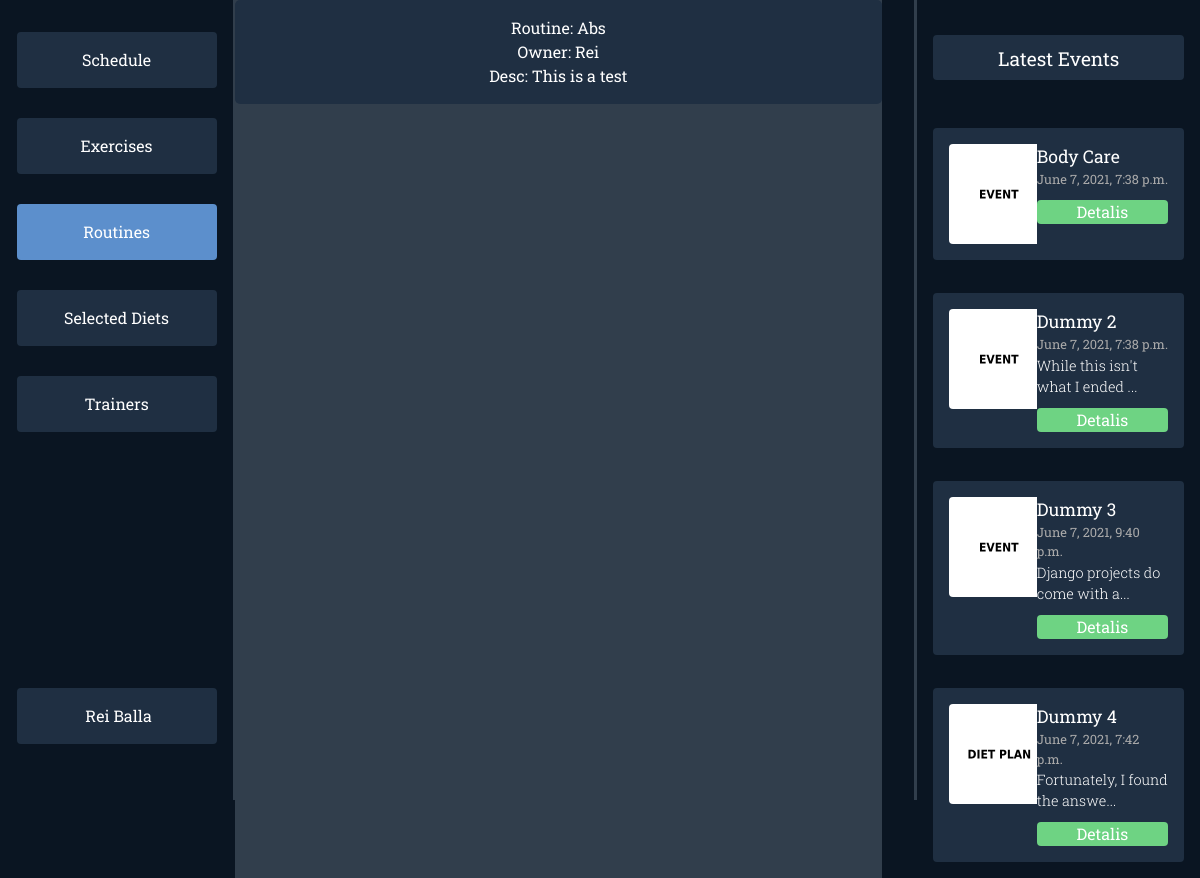
Screenshot of /dashboard/routines/ (signed in) with the database file from the repository.
### dashboards/models.py (models this page shows, shortened)
class Routine(models.Model):
    owner = models.OneToOneField(User, on_delete=models.CASCADE, null=True)
    title = models.CharField(max_length=60, blank=True)
    desc = models.TextField(blank=True)
    thumbnail = models.ImageField(
        upload_to='routines/', default='routines/default.jpg')
    DAYS_OPTIONS = (('mon', 'Monday'), ('tue', 'Tuesday'),
                    ('wed', 'Wednesday'), ('thu', 'Thurday'),
                    ('fri', 'Friday'), ('sat', 'Saturday'),
                    ('sun', 'Sunday'))
    days = MultiSelectField(choices=DAYS_OPTIONS, default=DAYS_OPTIONS[0])

class Event(models.Model):
    title = models.CharField(max_length=60, blank=True)
    date = models.DateTimeField(default=datetime.datetime.now(), blank=True)
    desc = models.TextField(blank=True)
    thumbnail = models.ImageField(
        upload_to='events/', default='events/default.jpg')

### dashboards/views.py (the view)
# urls.py: path('routines/', views.routines, name='userdashboard-routines'),
@login_required(login_url='login')
def routines(request):
    navigation = {
        'schedule': {
            'name': 'Schedule',
            'isActive': False,
            'url': 'schedule'
        },
        'exercises': {
            'name': 'Exercises',
            'isActive': False,
            'url': 'exercises'
        },
        'routines': {
            'name': 'Routines',
            'isActive': True,
            'url': 'routines'
        },
        'diets': {
            'name': 'Selected Diets',
            'isActive': False,
            'url': 'diets'
        },
        'trainers': {
            'name': 'Trainers',
            'isActive': False,
            'url': 'trainers'
        },
    }
    events = Event.objects.all()[:4]
    routines = Routine.objects.all()
    context = {'options': navigation, 'events': events, 'routines': routines}
    return render(request, 'dashboards/user/routines.html', context)

### dashboards/templates/dashboards/user/routines.html (shortened to what this page needs)
{% extends 'dashboards/user/dashboard.html' %}
{% load static %}
{% block styles %}
<link rel="stylesheet" href="{% static 'css/dashboards/routines.css' %}">
{% endblock styles %}
{% block middle %}
{% for routine in routines %}
    <div class="routine-card">
        <div class="routine-title">Routine: {{routine.title}}</div>
        <div class="routine-owner">Owner: {{routine.owner.username}}</div>
        <div class="routine-desc">Desc: {{routine.desc}}</div>
    </div>
{% endfor %}
{% endblock middle %}

### dashboards/templates/dashboards/user/dashboard.html (shortened to what this page needs)
{% load static %}
<html>
  <head>
    <link rel="stylesheet" href="https://maxcdn.bootstrapcdn.com/bootstrap/4.0.0/css/bootstrap.min.css">
    <link rel="stylesheet" href="{% static 'css/dashboards/main.css' %}">
    {% block styles %}
    {% endblock styles %}
  </head>
  <body>
  {% block content %}
  {% if user.is_authenticated %}
  <div class="mycontainer">
    <div class="navigation">
      <div class="nav-col">
        <div class="options">
          {% for key, item in options.items %}
            {% if item.isActive %}
            <div class="option-active"><a href="/dashboard/{{item.url}}">{{ item.name }}</a></div>
            {% else %}
            <div class="option"><a href="/dashboard/{{item.url}}">{{ item.name }}</a></div>
            {% endif %}
          {% endfor %}
        </div>
        <div class="user-btn">
          <span>{{user.first_name}}<span> </span>{{user.last_name}}</span>
        </div>
      </div>
      <div class="divider"></div>
    </div>
    <div class="middle">
    {% block middle %}
    {% endblock middle %}
    </div>
    <div class="events-section">
      <div class="divider"></div>
      <div class="events">
        <div class="latest">
          Latest Events
        </div>
        <div class="items overflow-auto">
        {% for item in events %}
          <div class="event-item">
            <div class="event-item-left">
              <div class="event-thumb"><img src="{{item.thumbnail.url}}"></div>
            </div>
            <div class="event-item-right">
              <div class="title">{{item.title}}</div>
              <div class="date">{{item.date}}</div>
              {% if item.desc|length > 30 %}
                <div class="desc">{{item.desc|slice:":30"}}...</div>
              {% else %}
                <div class="desc">{{item.desc}}</div>
              {% endif %}
              <div class="details">Detalis</div>
            </div>
          </div>
        {% endfor %}
        </div>
      </div>
    </div>
  </div>
  {% endif %}
  {% endblock content %}
  </body>
<html>

### static/css/dashboards/main.css (style rules this page uses)
* { margin: 0; font-family: "Roboto Slab", serif; overflow: hidden; }
body { background-color: #0a1522; }
.mycontainer { display: flex; flex-direction: row; justify-content: space-between; }
.navigation { width: 20vw; }
.nav-col { display: flex; flex-direction: column; align-items: flex-end; margin: 1em; }
.options { margin-left: 7em; display: flex; flex-direction: column; justify-content: space-between; margin-top: 1em; height: 50vh; }
.option { background-color: #1f2f42; color: #fff; padding: 1em; padding-right: 1em; padding-left: 1em; width: 200px; text-align: center; border-radius: 4px; }
.option-active { background-color: #5c8fcc; color: #fff; padding: 1em; padding-right: 1em; padding-left: 1em; width: 200px; text-align: center; border-radius: 4px; }
.option a, .option-active a { color: white; }
.user-btn { background-color: #1f2f42; color: #fff; padding: 1em; padding-right: 1em; padding-left: 1em; width: 200px; text-align: center; border-radius: 4px; margin-top: 16em; }
.navigation { display: flex; flex-direction: row; }
.divider { background-color: #313e4c; width: 4px; height: 100vh; margin: 0; padding: 0; z-index: 10; }
.middle { margin-right: 2em; width: 55vw; background-color: #313e4c; }
.events-section { margin-right: 1em; width: 23vw; display: flex; flex-direction: row; }
.event-thumb img { width: 100px; height: auto; border-radius: 4px; }
.latest { margin-top: 1em; background-color: #1f2f42; color: white; border-radius: 4px; padding: 0.5em 1em 0.5em 1em; text-align: center; font-size: 1.2em; }
.events { margin-top: 1em; margin-left: 1em; display: flex; flex-direction: column; color: white; width: 100%; }
.items { height: 200px; max-height: 800px; margin-top: 2em; display: flex; flex-direction: column; justify-content: space-between; height: 100%; }
.event-item { background-color: #1f2f42; border-radius: 4px; padding: 1em; display: flex; flex-direction: row; margin: 1em 0 1em 0; }
.event-item-left { width: 40%; }
.event-item-right { width: 60%; }
.event-item-right .title { font-size: 1.1em; }
.event-item-right .date { font-size: 0.8em; color: rgb(170, 170, 170); }
.event-item-right .desc { font-weight: 300; font-size: 0.9em; }
.event-item-right .details { margin-top: 10px; background-color: #6ed383; border-radius: 4px; text-align: center; }

### static/css/dashboards/routines.css (style rules this page uses)
.routine-card { padding: 1em; display: flex; flex-direction: column; align-items: center; justify-content: space-between; color: white; border-radius: 5px; background-color: #1f2f42; }

### rows the page displays
Routine: title "Abs", owner.username "Rei", desc "This is a test"
Event: thumbnail (placeholder picture), title "Body Care", date "June 7, 2021, 7:38 p.m."
Event: thumbnail (placeholder picture), title "Dummy 2", date "June 7, 2021, 7:38 p.m.", desc "While this isn't what I ended"
Event: thumbnail (placeholder picture), title "Dummy 3", date "June 7, 2021, 9:40 p.m.", desc "Django projects do come with a"
Event: thumbnail (placeholder picture), title "Dummy 4", date "June 7, 2021, 7:42 p.m.", desc "Fortunately, I found the answe"

### other values shown
{{ item.name }} "Schedule" "Exercises" "Selected Diets" "Trainers"
{{ item.name }} "Routines"
{{ user.first_name }} "Rei"
{{ user.last_name }} "Balla"
